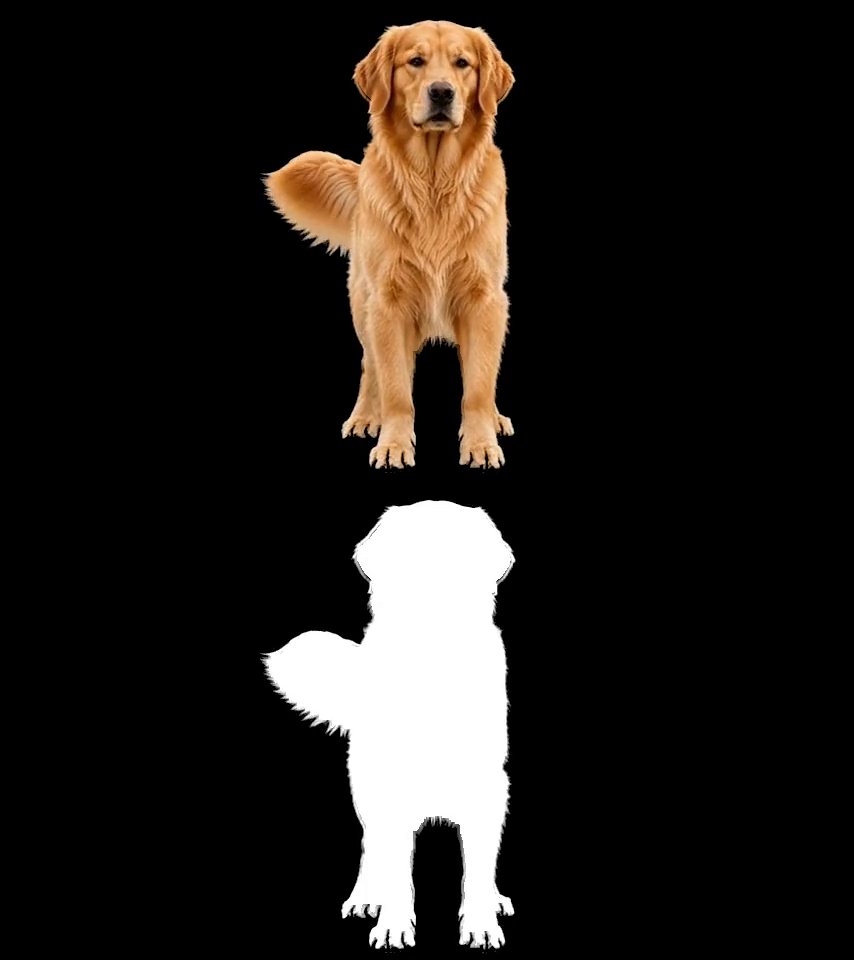
#> input picture frame 21 of jida@gmail.com_a7818713-3650-4a60-afdc-e5ea2462fb6d_motions_return_home_v1_wan_3_standard_a1_packed.mp4, 854 x 960 px, given in place of idle1.mp4, which was not available
$ python raspi_crossfade.py
#> lines starting #> are read from the running program, lines starting #| are printed output that depends on the picture; after the words box and inside, x2 and y2 are one past the last pixel; in counts of white or black regions, pixels touching at a corner belong together; pictures that were not available may be replaced by others from this repository, and a replacement may not be noted
"""
Eternal Beam — 라즈베리 파이 / PC 재생 스크립트

[하드웨어 사양 강제]
1. 부팅 시퀀스 (Boot Sequence):
   - Step 1: 전원 On 후 1초간 Pure Black(#000000) 유지
   - Step 2: 'Eternal Beam' 로고 애니메이션 (중앙 정렬, 배경 Pure Black)
   - Step 3: 로고 페이드 아웃 → Idle 영상 진입

2. True Black (No Gray Blacks):
   - 모든 영상 자산(로고, Idle, Action) 배경에 회색기 없음
   - Pixel Clamping: 0~10 범위 픽셀을 Pure Black(#000000)으로 강제 클램핑
   - DLP 프로젝터 최적화: 검은색 = 빛 없음 = 투명 처리
"""

import cv2
import time
import numpy as np
from pathlib import Path

BASE_DIR = Path(__file__).resolve().parent
WINDOW_NAME = "EternalBeam"
IDLE_PATH = str(BASE_DIR / "idle1.mp4")
ACTION_PATH = str(BASE_DIR / "action1.mp4")
CROSSFADE_DURATION = 0.8
TARGET_FPS = 30

# 부팅 시퀀스 설정
BOOT_BLACK_DURATION = 1.0  # Step 1: Pure Black 유지 시간 (초)
BOOT_LOGO_FADE_IN = 0.6   # Step 2: 로고 페이드 인
BOOT_LOGO_HOLD = 1.5      # Step 2: 로고 유지
BOOT_LOGO_FADE_OUT = 0.5  # Step 2→3: 로고 페이드 아웃
PURE_BLACK_THRESHOLD = 10  # 0~10 → 0으로 클램핑 (True Black)

mouse_triggered = False


def clamp_pure_black(frame: np.ndarray) -> np.ndarray:
    """
    True Black: 흑레벨 0~10 범위 픽셀을 Pure Black(#000000)으로 강제 클램핑.
    DLP 프로젝터 최적화 — 회색기 제거.
    """
    if frame is None or frame.size == 0:
        return frame
    out = frame.copy()
    # luminance 기반: 밝기 <= 10 인 픽셀 → (0,0,0)
    gray = cv2.cvtColor(out, cv2.COLOR_BGR2GRAY)
    mask = gray <= PURE_BLACK_THRESHOLD
    out[mask] = [0, 0, 0]
    return out


# [4 lines left out: function on_mouse, not called in this run]


def open_video(path):
    cap = cv2.VideoCapture(path)
    if not cap.isOpened():
        raise RuntimeError(f"비디오를 열 수 없습니다: {path}")
    return cap


# [23 lines left out: functions read_frame_with_loop, crossfade_frames, not called in this run]


def create_pure_black_frame(h, w):
    """Pure Black(#000000) 프레임 생성."""
    return np.zeros((h, w, 3), dtype=np.uint8)


# [18 lines left out: function create_logo_frame, not called in this run]


def run_boot_sequence(h, w):
    """
    부팅 시퀀스 실행:
    Step 1: 1초 Pure Black
    Step 2: Eternal Beam 로고 애니메이션 (페이드 인 → 유지 → 페이드 아웃)
    Step 3: Idle로 전환 (main에서 처리)
    """
    frame_interval = 1.0 / TARGET_FPS

    # Step 1: Pure Black 1초
    black_frame = create_pure_black_frame(h, w)
    step1_end = time.time() + BOOT_BLACK_DURATION
    while time.time() < step1_end:
        cv2.imshow(WINDOW_NAME, black_frame)
        if cv2.waitKey(int(1000 * frame_interval)) & 0xFF == 27:
            return False

    # Step 2: 로고 애니메이션
    # 페이드 인
    fade_in_steps = max(1, int(BOOT_LOGO_FADE_IN * TARGET_FPS))
    for i in range(fade_in_steps):
        alpha = (i + 1) / fade_in_steps
        logo = create_logo_frame(h, w, alpha)
        cv2.imshow(WINDOW_NAME, logo)
        if cv2.waitKey(int(1000 * frame_interval)) & 0xFF == 27:
            return False

    # 유지
    logo_hold = create_logo_frame(h, w, 1.0)
    hold_end = time.time() + BOOT_LOGO_HOLD
    while time.time() < hold_end:
        cv2.imshow(WINDOW_NAME, logo_hold)
        if cv2.waitKey(int(1000 * frame_interval)) & 0xFF == 27:
            return False

    # 페이드 아웃
    fade_out_steps = max(1, int(BOOT_LOGO_FADE_OUT * TARGET_FPS))
    for i in range(fade_out_steps):
        alpha = 1.0 - (i + 1) / fade_out_steps
        logo = create_logo_frame(h, w, alpha)
        cv2.imshow(WINDOW_NAME, logo)
        if cv2.waitKey(int(1000 * frame_interval)) & 0xFF == 27:
            return False

    # Step 3: Pure Black 한 프레임 후 Idle로 전환
    cv2.imshow(WINDOW_NAME, black_frame)
    cv2.waitKey(int(1000 * frame_interval))
    return True


def main():
    global mouse_triggered

    cv2.namedWindow(WINDOW_NAME, cv2.WINDOW_NORMAL)
    cv2.setWindowProperty(
        WINDOW_NAME,
        cv2.WND_PROP_FULLSCREEN,
        cv2.WINDOW_FULLSCREEN,
    )
    cv2.setMouseCallback(WINDOW_NAME, on_mouse)

    idle_cap = open_video(IDLE_PATH)
    action_cap = open_video(ACTION_PATH)

    ret, idle_first = idle_cap.read()
#> idle_first is the input picture: shape (960, 854, 3); mean B, G, R 26.6, 30.6, 35.1
    if not ret:
        raise RuntimeError("idle 영상에서 첫 프레임을 읽을 수 없습니다.")
    h, w = idle_first.shape[:2]
    idle_cap.set(cv2.CAP_PROP_POS_FRAMES, 0)
    idle_first = clamp_pure_black(idle_first)
#> in clamp_pure_black, `gray = cv2.cvtColor(out, cv2.COLOR_BGR2GRAY)`:
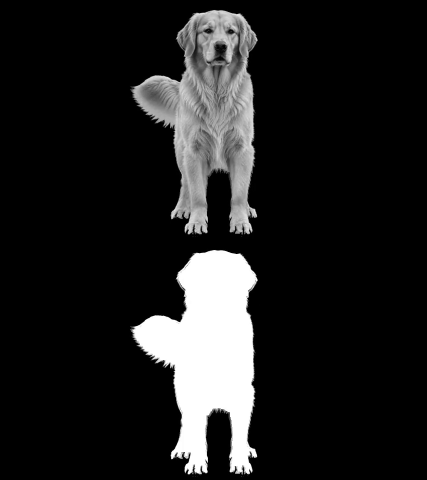
#> gray: shape (960, 854) (shown at 1/2 size); min 0, max 255, mean 31.5
#> in clamp_pure_black, `mask = gray <= PURE_BLACK_THRESHOLD`:
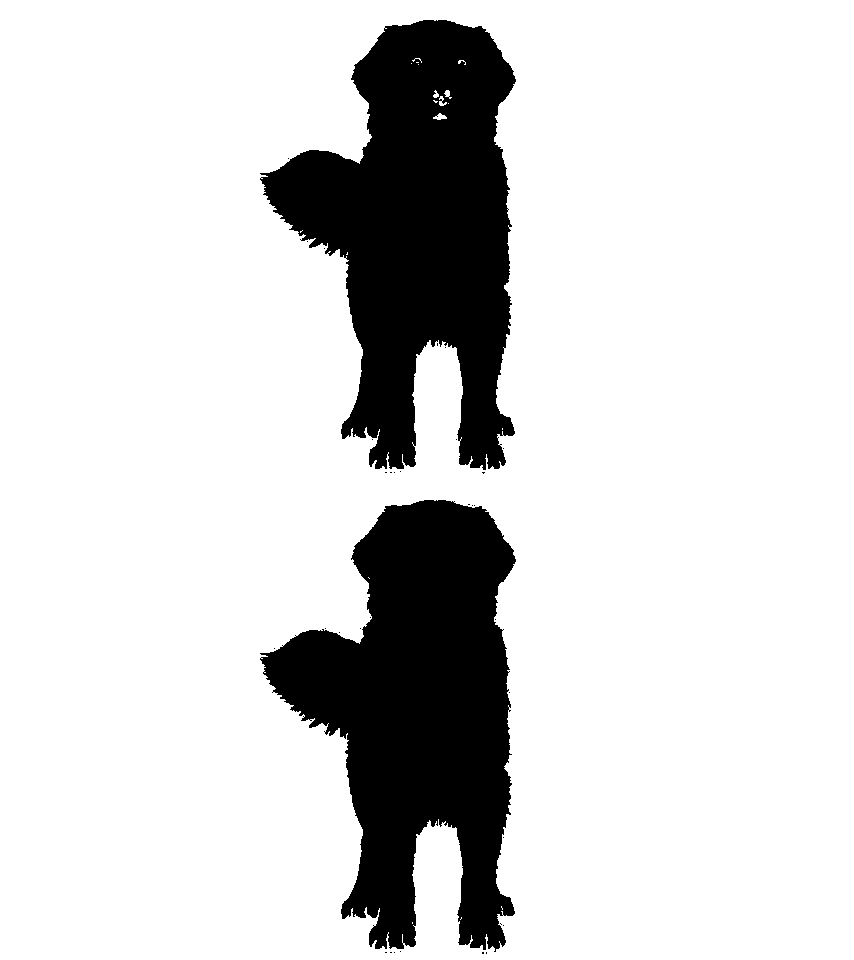
#> mask: shape (960, 854) bool; 83.9% white; 34 black regions (32 under 20 px), largest, box (x1, y1, x2, y2) and area: (260, 500, 516, 952) 66066, (260, 20, 516, 470) 65828

    # 부팅 시퀀스 (Step 1, 2, 3)
    if not run_boot_sequence(h, w):
#> (key Esc is pressed here)
        idle_cap.release()
        action_cap.release()
        cv2.destroyAllWindows()
        return

    frame_interval = 1.0 / TARGET_FPS
    crossfade_steps = max(3, int(CROSSFADE_DURATION * TARGET_FPS))

    state = "idle"
    prev_time = time.time()

    while True:
        now = time.time()
        if now - prev_time < frame_interval:
            time.sleep(0.001)
            continue
        prev_time = now

        if cv2.waitKey(1) & 0xFF == 27:
            break

        if state == "idle":
            frame_idle = read_frame_with_loop(idle_cap, template_size=(h, w))
            if frame_idle is None:
                break

            cv2.imshow(WINDOW_NAME, frame_idle)

            if mouse_triggered:
                mouse_triggered = False
                action_cap.set(cv2.CAP_PROP_POS_FRAMES, 0)
                ret, frame_action = action_cap.read()
                if not ret:
                    continue
                frame_action = clamp_pure_black(cv2.resize(frame_action, (w, h)))
                for blended in crossfade_frames(frame_idle, frame_action, crossfade_steps):
                    cv2.imshow(WINDOW_NAME, blended)
                    if cv2.waitKey(int(1000 / TARGET_FPS)) & 0xFF == 27:
                        idle_cap.release()
                        action_cap.release()
                        cv2.destroyAllWindows()
                        return
                state = "action"

        elif state == "action":
            ret, frame_action = action_cap.read()
            if not ret:
                frame_idle = read_frame_with_loop(idle_cap, template_size=(h, w))
                if frame_idle is None:
                    break
                action_cap.set(
                    cv2.CAP_PROP_POS_FRAMES,
                    max(action_cap.get(cv2.CAP_PROP_FRAME_COUNT) - 2, 0),
                )
                ret2, last_action = action_cap.read()
                if not ret2:
                    last_action = frame_idle
                else:
                    last_action = clamp_pure_black(cv2.resize(last_action, (w, h)))

                for blended in crossfade_frames(last_action, frame_idle, crossfade_steps):
                    cv2.imshow(WINDOW_NAME, blended)
                    if cv2.waitKey(int(1000 / TARGET_FPS)) & 0xFF == 27:
                        idle_cap.release()
                        action_cap.release()
                        cv2.destroyAllWindows()
                        return
                state = "idle"
                continue

            frame_action = clamp_pure_black(cv2.resize(frame_action, (w, h)))
            cv2.imshow(WINDOW_NAME, frame_action)

        else:
            state = "idle"

    idle_cap.release()
    action_cap.release()
    cv2.destroyAllWindows()


if __name__ == "__main__":
    main()

$ run again, starting later in the video
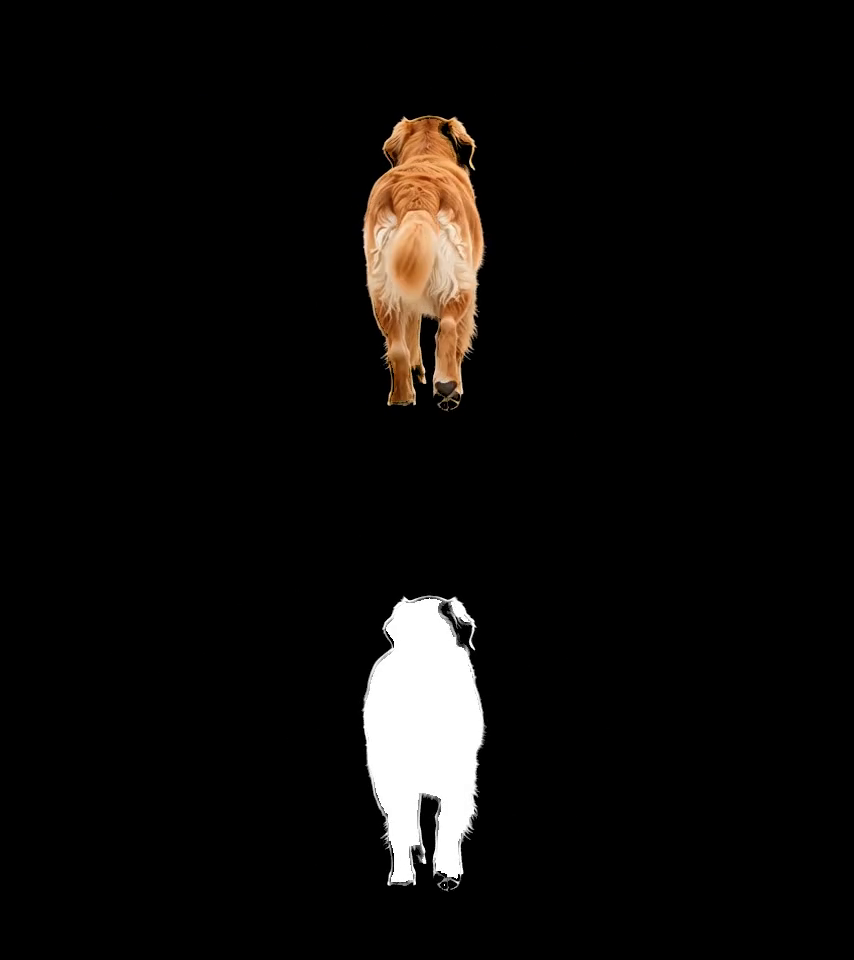
#> input picture frame 94 of jida@gmail.com_a7818713-3650-4a60-afdc-e5ea2462fb6d_motions_return_home_v1_wan_3_standard_a1_packed.mp4, 854 x 960 px, given in place of idle1.mp4, which was not available
#> in main, idle_first is the input picture: shape (960, 854, 3); mean B, G, R 10.5, 11.9, 13.7
#> in clamp_pure_black, `gray = cv2.cvtColor(out, cv2.COLOR_BGR2GRAY)`:
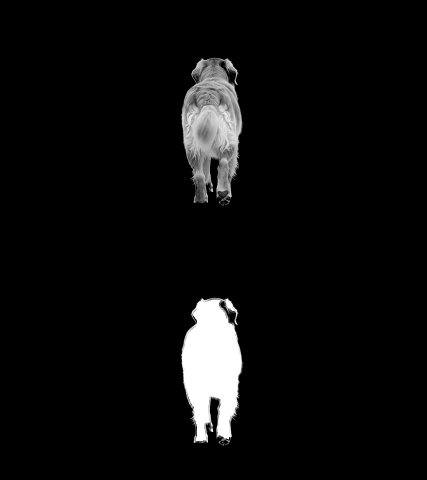
#> gray: shape (960, 854) (shown at 1/2 size); min 0, max 255, mean 12.3
#> in clamp_pure_black, `mask = gray <= PURE_BLACK_THRESHOLD`:
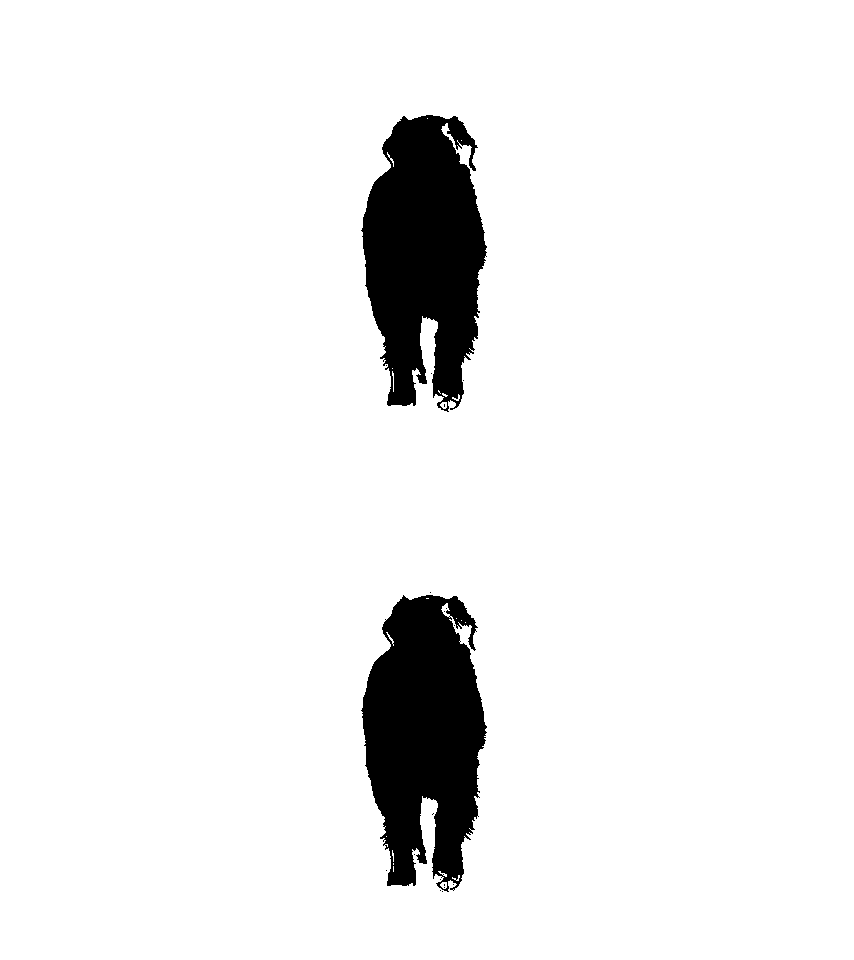
#> mask: shape (960, 854) bool; 93.6% white; 19 black regions (17 under 20 px), largest, box (x1, y1, x2, y2) and area: (361, 595, 487, 892) 26206, (361, 115, 487, 412) 26181
#> out: shape (960, 854, 3); 0.75% of pixels changed, all inside (x1, y1, x2, y2) = (79, 15, 610, 893)

$ run again, starting later in the video
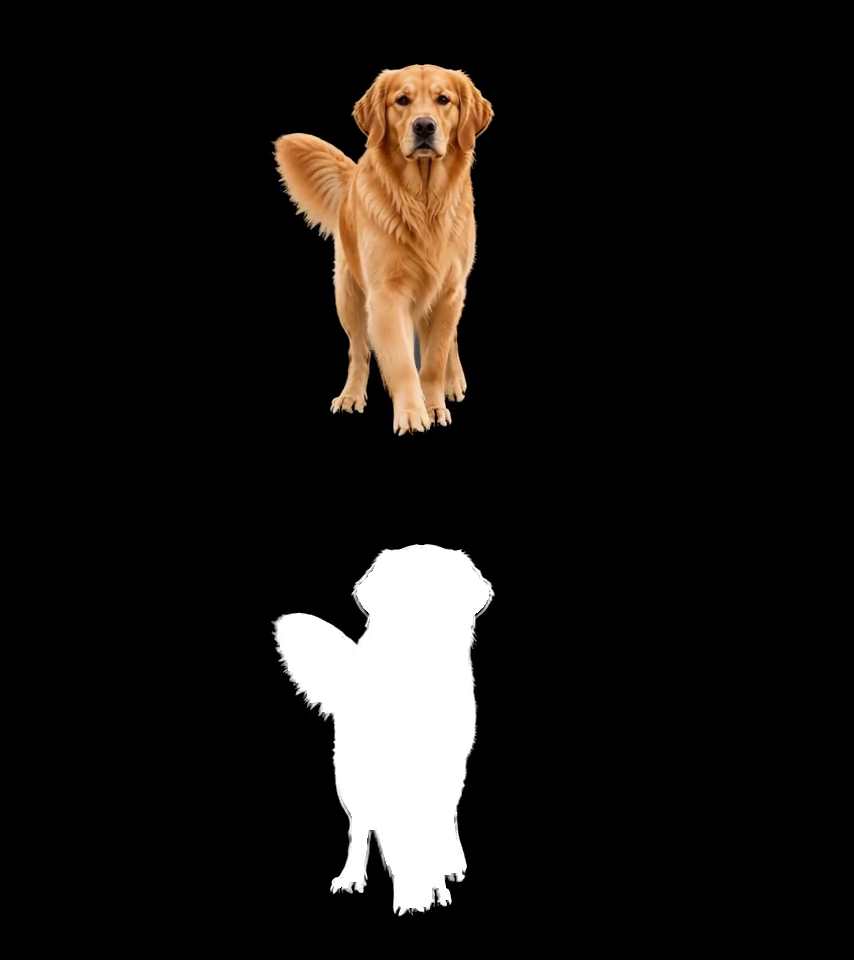
#> input picture frame 168 of jida@gmail.com_a7818713-3650-4a60-afdc-e5ea2462fb6d_motions_return_home_v1_wan_3_standard_a1_packed.mp4, 854 x 960 px, given in place of idle1.mp4, which was not available
#> in main, idle_first is the input picture: shape (960, 854, 3); mean B, G, R 19.7, 22.6, 26
#> in clamp_pure_black, `gray = cv2.cvtColor(out, cv2.COLOR_BGR2GRAY)`:
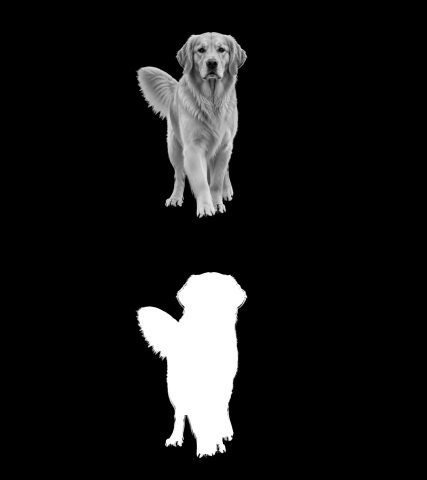
#> gray: shape (960, 854) (shown at 1/2 size); min 0, max 255, mean 23.3
#> in clamp_pure_black, `mask = gray <= PURE_BLACK_THRESHOLD`:
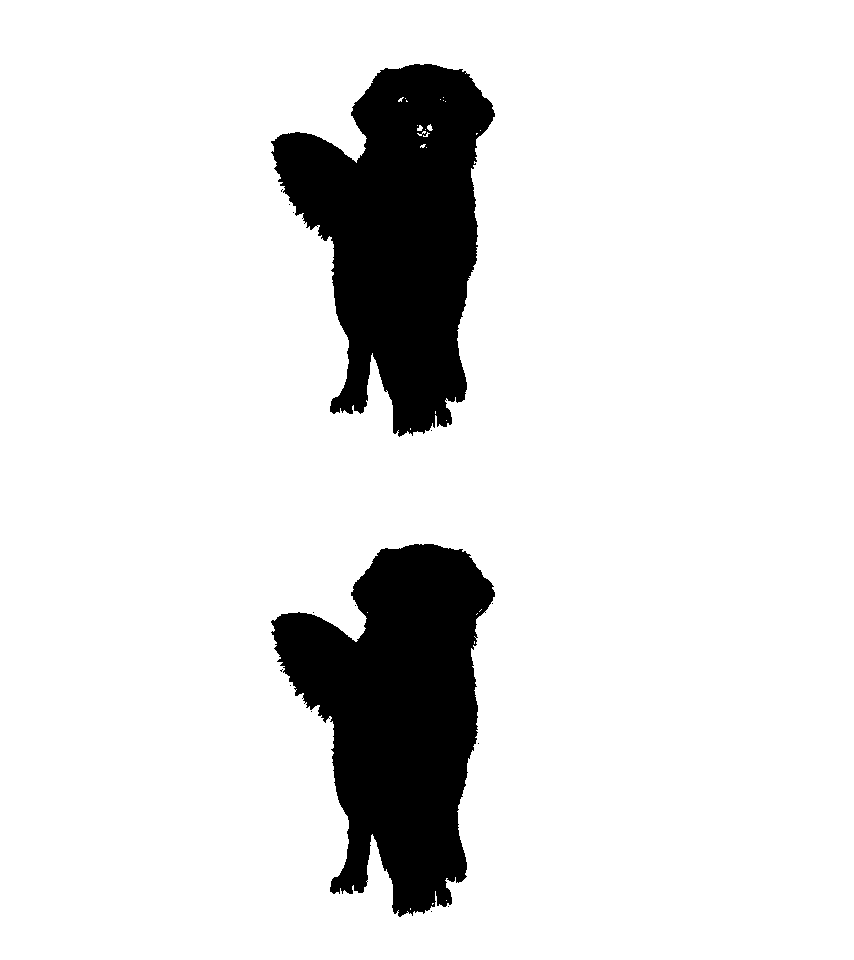
#> mask: shape (960, 854) bool; 88.1% white; 15 black regions (13 under 20 px), largest, box (x1, y1, x2, y2) and area: (271, 544, 495, 917) 48866, (271, 64, 495, 437) 48683
#> out: shape (960, 854, 3); 1.03% of pixels changed, all inside (x1, y1, x2, y2) = (78, 44, 624, 926)
